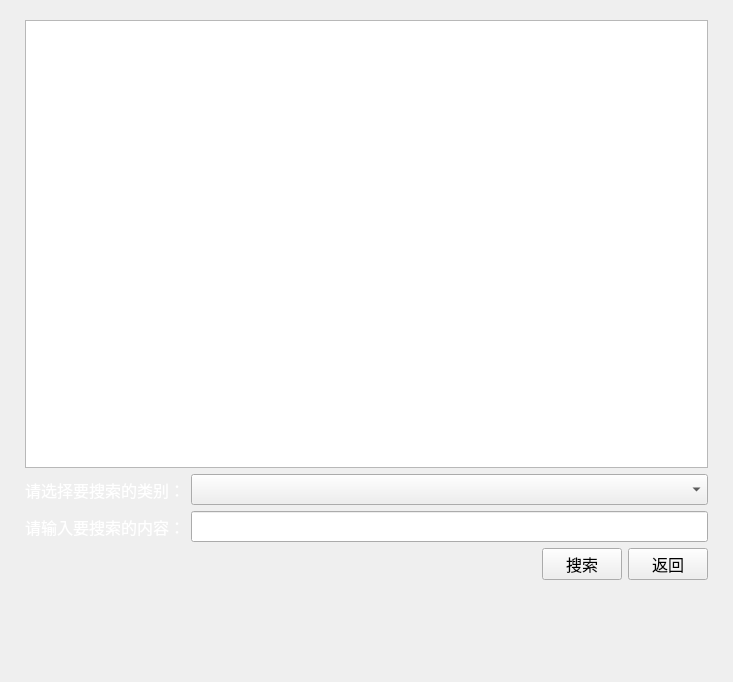
<?xml version="1.0" encoding="UTF-8"?>
<ui version="4.0">
 <class>check</class>
 <widget class="QWidget" name="check">
  <property name="geometry">
   <rect>
    <x>0</x>
    <y>0</y>
    <width>733</width>
    <height>682</height>
   </rect>
  </property>
  <property name="windowTitle">
   <string>Form</string>
  </property>
  <layout class="QVBoxLayout" name="verticalLayout_2" stretch="50,0,10">
   <item>
    <layout class="QGridLayout" name="gridLayout_2" rowstretch="1,50" columnstretch="1,50,1">
     <item row="0" column="1">
      <spacer name="verticalSpacer">
       <property name="orientation">
        <enum>Qt::Vertical</enum>
       </property>
       <property name="sizeHint" stdset="0">
        <size>
         <width>20</width>
         <height>13</height>
        </size>
       </property>
      </spacer>
     </item>
     <item row="1" column="0">
      <spacer name="horizontalSpacer_2">
       <property name="orientation">
        <enum>Qt::Horizontal</enum>
       </property>
       <property name="sizeHint" stdset="0">
        <size>
         <width>13</width>
         <height>17</height>
        </size>
       </property>
      </spacer>
     </item>
     <item row="1" column="1">
      <widget class="QTableView" name="tableView">
       <property name="font">
        <font>
         <family>方正姚体</family>
         <pointsize>12</pointsize>
        </font>
       </property>
      </widget>
     </item>
     <item row="1" column="2">
      <spacer name="horizontalSpacer_3">
       <property name="orientation">
        <enum>Qt::Horizontal</enum>
       </property>
       <property name="sizeHint" stdset="0">
        <size>
         <width>13</width>
         <height>17</height>
        </size>
       </property>
      </spacer>
     </item>
    </layout>
   </item>
   <item>
    <layout class="QHBoxLayout" name="horizontalLayout_3" stretch="1,50,1">
     <item>
      <spacer name="horizontalSpacer_4">
       <property name="orientation">
        <enum>Qt::Horizontal</enum>
       </property>
       <property name="sizeHint" stdset="0">
        <size>
         <width>13</width>
         <height>17</height>
        </size>
       </property>
      </spacer>
     </item>
     <item>
      <layout class="QVBoxLayout" name="verticalLayout">
       <item>
        <layout class="QGridLayout" name="gridLayout">
         <item row="0" column="0">
          <widget class="QLabel" name="type_label">
           <property name="sizePolicy">
            <sizepolicy hsizetype="Preferred" vsizetype="Preferred">
             <horstretch>0</horstretch>
             <verstretch>0</verstretch>
            </sizepolicy>
           </property>
           <property name="palette">
            <palette>
             <active>
              <colorrole role="WindowText">
               <brush brushstyle="SolidPattern">
                <color alpha="255">
                 <red>255</red>
                 <green>255</green>
                 <blue>255</blue>
                </color>
               </brush>
              </colorrole>
             </active>
             <inactive>
              <colorrole role="WindowText">
               <brush brushstyle="SolidPattern">
                <color alpha="255">
                 <red>255</red>
                 <green>255</green>
                 <blue>255</blue>
                </color>
               </brush>
              </colorrole>
             </inactive>
             <disabled>
              <colorrole role="WindowText">
               <brush brushstyle="SolidPattern">
                <color alpha="255">
                 <red>120</red>
                 <green>120</green>
                 <blue>120</blue>
                </color>
               </brush>
              </colorrole>
             </disabled>
            </palette>
           </property>
           <property name="font">
            <font>
             <family>方正姚体</family>
             <pointsize>12</pointsize>
            </font>
           </property>
           <property name="text">
            <string>请选择要搜索的类别：</string>
           </property>
          </widget>
         </item>
         <item row="0" column="1">
          <widget class="QComboBox" name="type_comboBox">
           <property name="sizePolicy">
            <sizepolicy hsizetype="Preferred" vsizetype="Expanding">
             <horstretch>0</horstretch>
             <verstretch>0</verstretch>
            </sizepolicy>
           </property>
           <property name="font">
            <font>
             <family>方正姚体</family>
             <pointsize>12</pointsize>
            </font>
           </property>
          </widget>
         </item>
         <item row="1" column="0">
          <widget class="QLabel" name="content_label">
           <property name="palette">
            <palette>
             <active>
              <colorrole role="WindowText">
               <brush brushstyle="SolidPattern">
                <color alpha="255">
                 <red>255</red>
                 <green>255</green>
                 <blue>255</blue>
                </color>
               </brush>
              </colorrole>
             </active>
             <inactive>
              <colorrole role="WindowText">
               <brush brushstyle="SolidPattern">
                <color alpha="255">
                 <red>255</red>
                 <green>255</green>
                 <blue>255</blue>
                </color>
               </brush>
              </colorrole>
             </inactive>
             <disabled>
              <colorrole role="WindowText">
               <brush brushstyle="SolidPattern">
                <color alpha="255">
                 <red>120</red>
                 <green>120</green>
                 <blue>120</blue>
                </color>
               </brush>
              </colorrole>
             </disabled>
            </palette>
           </property>
           <property name="font">
            <font>
             <family>方正姚体</family>
             <pointsize>12</pointsize>
            </font>
           </property>
           <property name="text">
            <string>请输入要搜索的内容：</string>
           </property>
          </widget>
         </item>
         <item row="1" column="1">
          <widget class="QLineEdit" name="content_lineEdit">
           <property name="sizePolicy">
            <sizepolicy hsizetype="Expanding" vsizetype="Expanding">
             <horstretch>0</horstretch>
             <verstretch>0</verstretch>
            </sizepolicy>
           </property>
           <property name="font">
            <font>
             <family>方正姚体</family>
             <pointsize>12</pointsize>
            </font>
           </property>
          </widget>
         </item>
        </layout>
       </item>
       <item>
        <layout class="QHBoxLayout" name="horizontalLayout">
         <item>
          <spacer name="horizontalSpacer">
           <property name="orientation">
            <enum>Qt::Horizontal</enum>
           </property>
           <property name="sizeHint" stdset="0">
            <size>
             <width>248</width>
             <height>13</height>
            </size>
           </property>
          </spacer>
         </item>
         <item>
          <widget class="QPushButton" name="check_pushButton">
           <property name="font">
            <font>
             <family>方正姚体</family>
             <pointsize>12</pointsize>
            </font>
           </property>
           <property name="text">
            <string>搜索</string>
           </property>
          </widget>
         </item>
         <item>
          <widget class="QPushButton" name="back_pushButton">
           <property name="font">
            <font>
             <family>方正姚体</family>
             <pointsize>12</pointsize>
            </font>
           </property>
           <property name="text">
            <string>返回</string>
           </property>
          </widget>
         </item>
        </layout>
       </item>
      </layout>
     </item>
     <item>
      <spacer name="horizontalSpacer_5">
       <property name="orientation">
        <enum>Qt::Horizontal</enum>
       </property>
       <property name="sizeHint" stdset="0">
        <size>
         <width>13</width>
         <height>17</height>
        </size>
       </property>
      </spacer>
     </item>
    </layout>
   </item>
   <item>
    <spacer name="verticalSpacer_3">
     <property name="orientation">
      <enum>Qt::Vertical</enum>
     </property>
     <property name="sizeHint" stdset="0">
      <size>
       <width>20</width>
       <height>86</height>
      </size>
     </property>
    </spacer>
   </item>
  </layout>
 </widget>
 <resources/>
 <connections/>
</ui>
